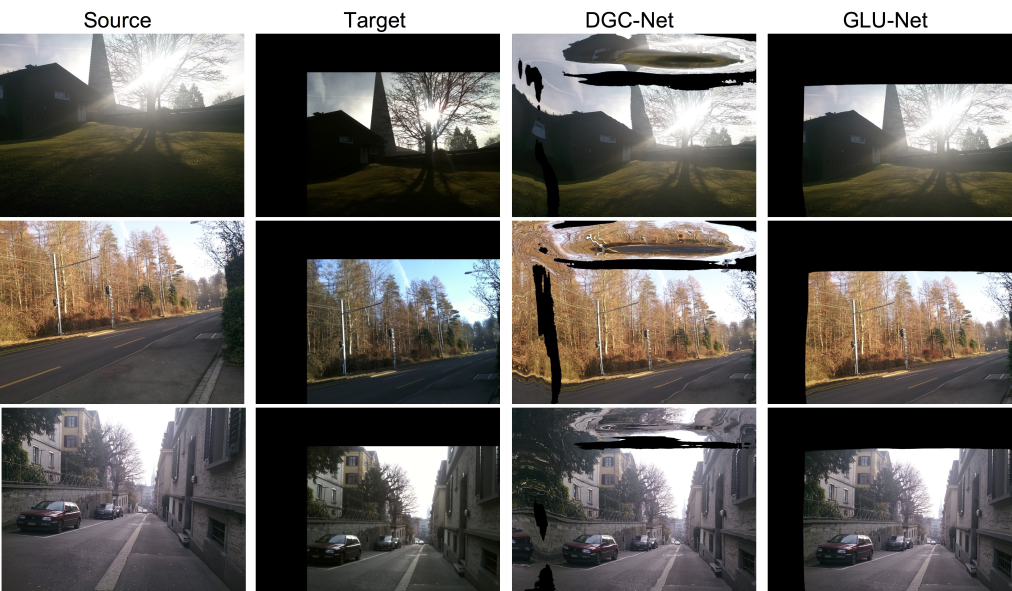
#> input picture GLU-Net/images/DPED.jpg, 4047 x 2364 px (shown at 1/4 size); its folder holds only this picture in this run
$ python -i vtmot_video.py   (imports and definitions only)
#> lines starting #> are read from the running program, lines starting #| are printed output that depends on the picture
"""VTMOT sequential frames with GT isolated from registration decisions."""

from __future__ import annotations

import csv
import json
from pathlib import Path

import cv2
import numpy as np
from PIL import Image

from vtmot_geometry import grid


def resize_affine(source_hw, target_hw=(512, 512)):
    """Original XY -> centered-crop/resized XY, including PIL half pixels."""
    sh, sw = source_hw
    th, tw = target_hw
    if sw / sh > tw / th:
        ch, cw = sh, round(sh * tw / th)
        top, left = 0, (sw - cw) // 2
    elif sw / sh < tw / th:
        ch, cw = round(sw * th / tw), sw
        top, left = (sh - ch) // 2, 0
    else:
        ch, cw, top, left = sh, sw, 0, 0
    sx, sy = tw / cw, th / ch
    crop = np.array([[1., 0., -left], [0., 1., -top], [0., 0., 1.]])
    scale = np.array([[sx, 0., .5 * sx - .5],
                      [0., sy, .5 * sy - .5], [0., 0., 1.]])
    return scale @ crop, (top, left, ch, cw)


def read_image(path, mode='RGB', target_hw=(512, 512)):
#> called with path = '../images/DPED.jpg', mode = 'RGB', target_hw = (512, 512)
    with Image.open(path) as opened:
#> opened is the input picture: PIL image 4047x2364 RGB; mean R, G, B 102.9, 99.6, 95.9
        original_hw = (opened.height, opened.width)
#> original_hw = (2364, 4047)
        _, (top, left, height, width) = resize_affine(original_hw, target_hw)
#> top = 0; left = 841; height = 2364; width = 2364
        resized = opened.convert(mode).crop((left, top, left + width, top + height))
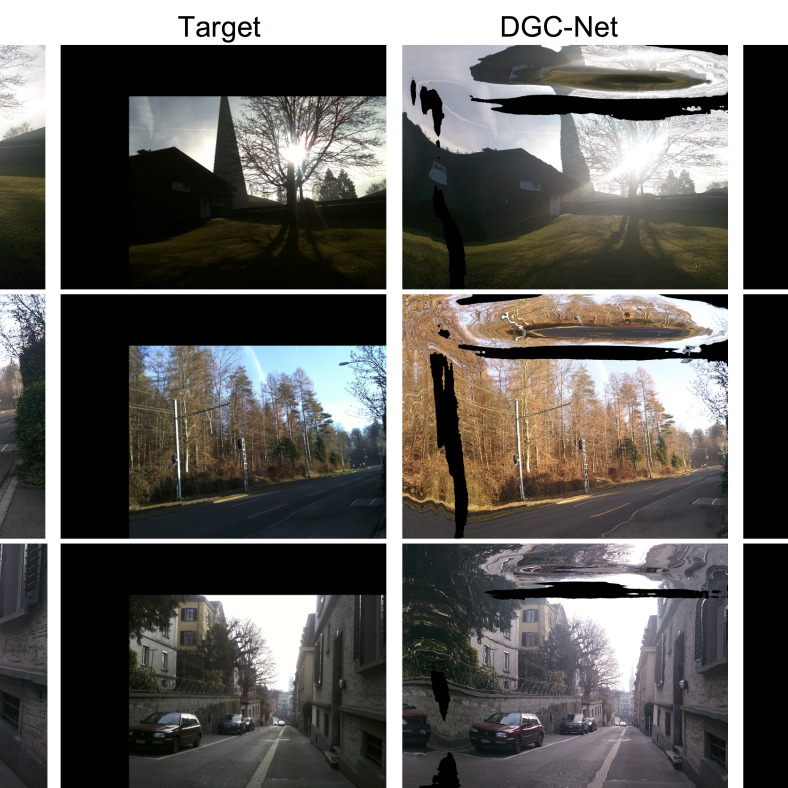
#> resized: PIL image 2364x2364 RGB (shown at 1/3 size); mean R, G, B 98.1, 96.2, 93.1
        resized = resized.resize((target_hw[1], target_hw[0]), Image.Resampling.BILINEAR)
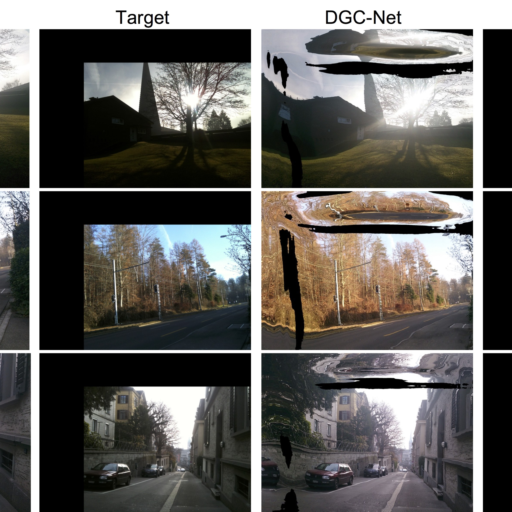
#> resized: PIL image 512x512 RGB; mean R, G, B 98.1, 96.2, 93.1
        return np.asarray(resized, dtype=np.uint8).copy(), original_hw


class VTMOTVideos:
    """Only curated CSV frames; frame order preserved and reset per sequence."""

    # [95 lines left out: functions __init__, input_frame, flow_truth, evaluation_truth, direction_check, not called in this run]

>>> result = read_image('../images/DPED.jpg')

$ run again, on GLU-Net/images/TSS-more.jpg
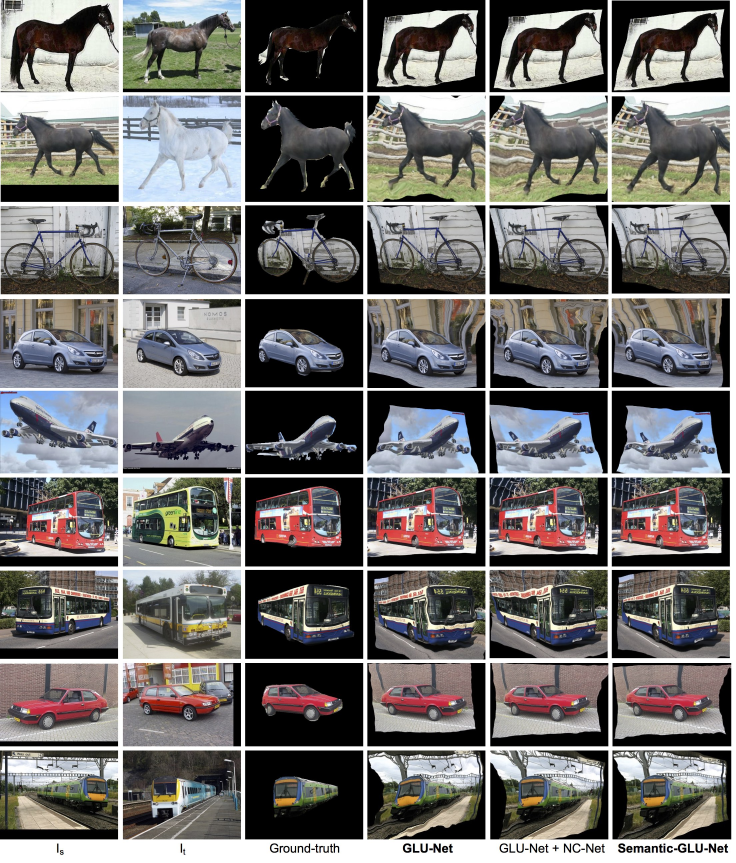
#> input picture GLU-Net/images/TSS-more.jpg, 2208 x 2589 px (shown at 1/3 size)
#> in read_image, opened is the input picture: PIL image 2208x2589 RGB; mean R, G, B 113.9, 112.1, 110.7
#> in read_image, `resized = opened.convert(mode).crop((left, top, left + width, top + he..`:
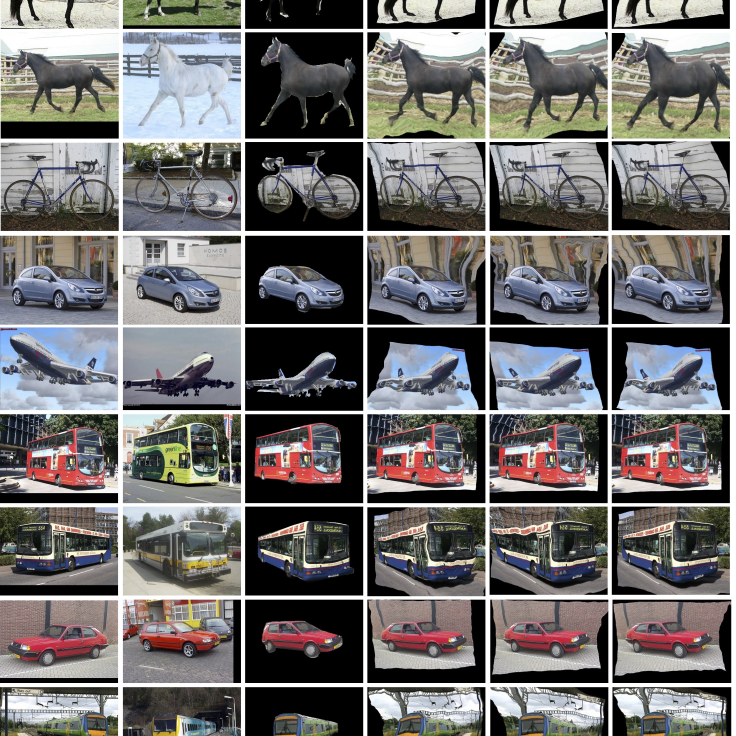
#> resized: PIL image 2208x2208 RGB (shown at 1/3 size); mean R, G, B 113.5, 111.6, 111
#> in read_image, `resized = resized.resize((target_hw[1], target_hw[0]), Image.Resamplin..`:
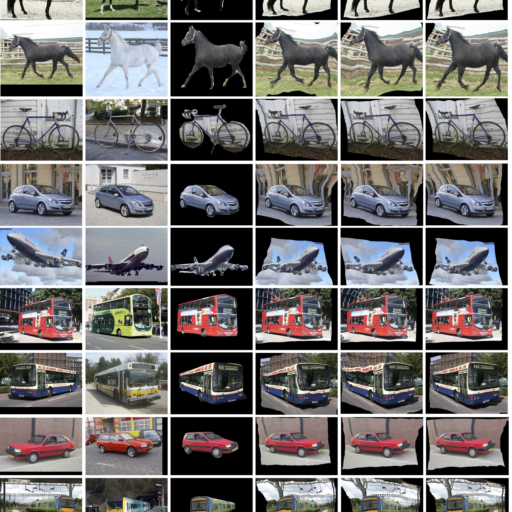
#> resized: PIL image 512x512 RGB; mean R, G, B 113.5, 111.6, 111

$ run again, on GLU-Net/images/day-night.jpg
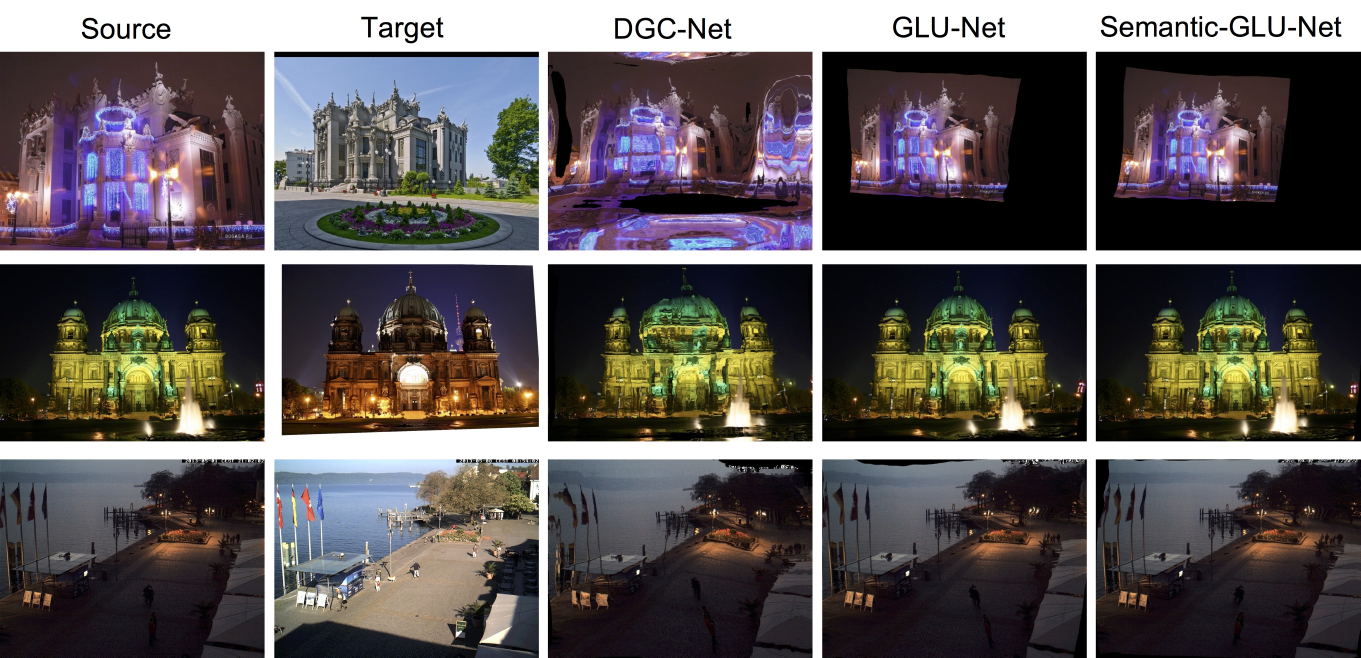
#> input picture GLU-Net/images/day-night.jpg, 4081 x 1972 px (shown at 1/3 size)
#> in read_image, opened is the input picture: PIL image 4081x1972 RGB; mean R, G, B 94.1, 88.3, 88.4
#> in read_image, `resized = opened.convert(mode).crop((left, top, left + width, top + he..`:
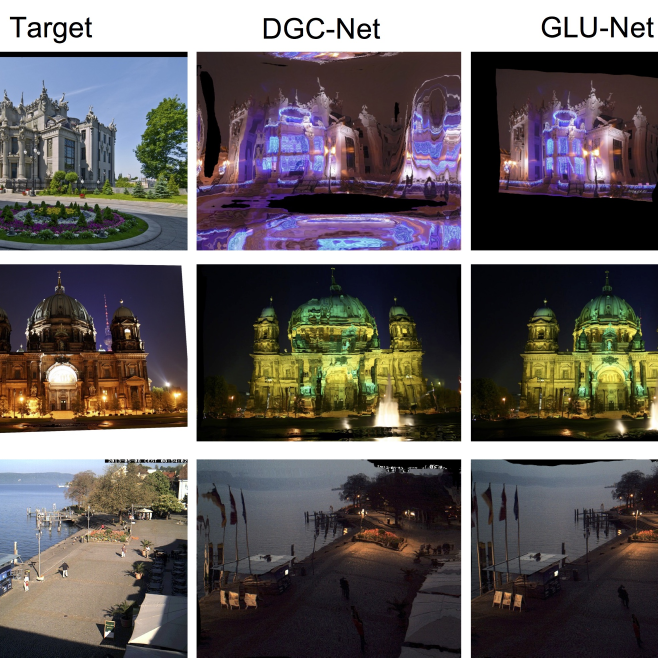
#> resized: PIL image 1972x1972 RGB (shown at 1/3 size); mean R, G, B 100.5, 94.6, 94.7
#> in read_image, `resized = resized.resize((target_hw[1], target_hw[0]), Image.Resamplin..`:
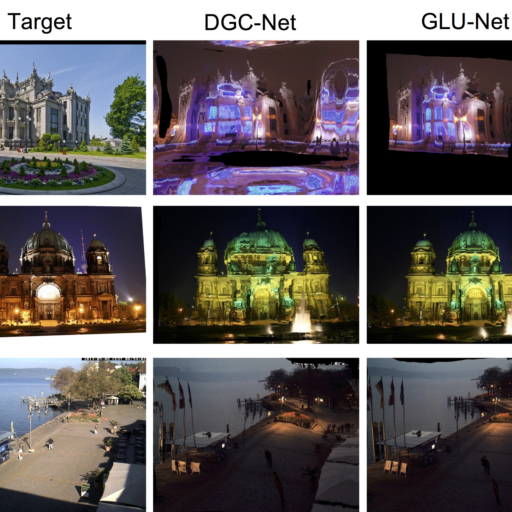
#> resized: PIL image 512x512 RGB; mean R, G, B 100.5, 94.6, 94.7
